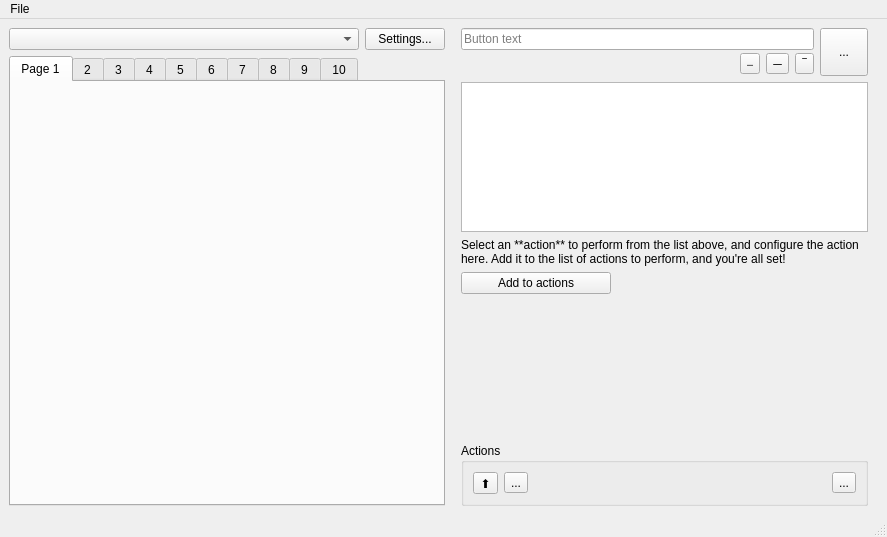
<?xml version="1.0" encoding="UTF-8"?>
<ui version="4.0">
 <class>MainWindow</class>
 <widget class="QMainWindow" name="MainWindow">
  <property name="geometry">
   <rect>
    <x>0</x>
    <y>0</y>
    <width>887</width>
    <height>537</height>
   </rect>
  </property>
  <property name="windowTitle">
   <string>Stream Deck UI</string>
  </property>
  <widget class="QWidget" name="centralwidget">
   <layout class="QVBoxLayout" name="verticalLayout_2">
    <item>
     <layout class="QVBoxLayout" name="verticalLayout">
      <item>
       <layout class="QHBoxLayout" name="horizontalLayout" stretch="0,2">
        <property name="spacing">
         <number>6</number>
        </property>
        <property name="topMargin">
         <number>0</number>
        </property>
        <item>
         <layout class="QVBoxLayout" name="verticalLayout_6">
          <item>
           <layout class="QHBoxLayout" name="horizontalLayout_4" stretch="4,1">
            <item>
             <widget class="QComboBox" name="device_list">
              <property name="minimumSize">
               <size>
                <width>350</width>
                <height>0</height>
               </size>
              </property>
             </widget>
            </item>
            <item>
             <widget class="QPushButton" name="pushButton">
              <property name="minimumSize">
               <size>
                <width>0</width>
                <height>1</height>
               </size>
              </property>
              <property name="maximumSize">
               <size>
                <width>120</width>
                <height>16777215</height>
               </size>
              </property>
              <property name="text">
               <string>Settings...</string>
              </property>
             </widget>
            </item>
           </layout>
          </item>
          <item>
           <widget class="QTabWidget" name="pages">
            <property name="autoFillBackground">
             <bool>false</bool>
            </property>
            <property name="styleSheet">
             <string notr="true">b</string>
            </property>
            <property name="currentIndex">
             <number>0</number>
            </property>
            <widget class="QWidget" name="page_1">
             <attribute name="title">
              <string>Page 1</string>
             </attribute>
             <layout class="QGridLayout" name="gridLayout_2"/>
            </widget>
            <widget class="QWidget" name="page_2">
             <attribute name="title">
              <string>2</string>
             </attribute>
             <layout class="QGridLayout" name="gridLayout_3"/>
            </widget>
            <widget class="QWidget" name="page_3">
             <attribute name="title">
              <string>3</string>
             </attribute>
             <layout class="QGridLayout" name="gridLayout_11"/>
            </widget>
            <widget class="QWidget" name="page_4">
             <attribute name="title">
              <string>4</string>
             </attribute>
             <layout class="QGridLayout" name="gridLayout_10"/>
            </widget>
            <widget class="QWidget" name="page_5">
             <attribute name="title">
              <string>5</string>
             </attribute>
             <layout class="QGridLayout" name="gridLayout_9"/>
            </widget>
            <widget class="QWidget" name="page_6">
             <attribute name="title">
              <string>6</string>
             </attribute>
             <layout class="QGridLayout" name="gridLayout_8"/>
            </widget>
            <widget class="QWidget" name="page_7">
             <attribute name="title">
              <string>7</string>
             </attribute>
             <layout class="QGridLayout" name="gridLayout_7"/>
            </widget>
            <widget class="QWidget" name="page_8">
             <attribute name="title">
              <string>8</string>
             </attribute>
             <layout class="QGridLayout" name="gridLayout_6"/>
            </widget>
            <widget class="QWidget" name="page_9">
             <attribute name="title">
              <string>9</string>
             </attribute>
             <layout class="QGridLayout" name="gridLayout_5"/>
            </widget>
            <widget class="QWidget" name="tab_10">
             <attribute name="title">
              <string>10</string>
             </attribute>
             <layout class="QGridLayout" name="gridLayout_4"/>
            </widget>
           </widget>
          </item>
         </layout>
        </item>
        <item>
         <layout class="QVBoxLayout" name="verticalLayout_4" stretch="0,0,0,0,1,0">
          <property name="spacing">
           <number>6</number>
          </property>
          <property name="leftMargin">
           <number>10</number>
          </property>
          <property name="rightMargin">
           <number>10</number>
          </property>
          <item>
           <layout class="QHBoxLayout" name="horizontalLayout_2" stretch="1,0">
            <property name="spacing">
             <number>6</number>
            </property>
            <property name="rightMargin">
             <number>0</number>
            </property>
            <property name="bottomMargin">
             <number>0</number>
            </property>
            <item>
             <layout class="QGridLayout" name="gridLayout_12">
              <property name="bottomMargin">
               <number>0</number>
              </property>
              <property name="horizontalSpacing">
               <number>0</number>
              </property>
              <property name="verticalSpacing">
               <number>3</number>
              </property>
              <item row="0" column="1">
               <widget class="QLineEdit" name="text">
                <property name="sizePolicy">
                 <sizepolicy hsizetype="MinimumExpanding" vsizetype="Fixed">
                  <horstretch>0</horstretch>
                  <verstretch>0</verstretch>
                 </sizepolicy>
                </property>
                <property name="inputMask">
                 <string/>
                </property>
                <property name="placeholderText">
                 <string>Button text</string>
                </property>
                <property name="clearButtonEnabled">
                 <bool>false</bool>
                </property>
               </widget>
              </item>
              <item row="1" column="0" colspan="2">
               <layout class="QHBoxLayout" name="horizontalLayout_3">
                <property name="spacing">
                 <number>6</number>
                </property>
                <item>
                 <spacer name="horizontalSpacer">
                  <property name="orientation">
                   <enum>Qt::Horizontal</enum>
                  </property>
                  <property name="sizeHint" stdset="0">
                   <size>
                    <width>40</width>
                    <height>20</height>
                   </size>
                  </property>
                 </spacer>
                </item>
                <item>
                 <widget class="QToolButton" name="toolButton_3">
                  <property name="text">
                   <string>⎯</string>
                  </property>
                 </widget>
                </item>
                <item>
                 <widget class="QToolButton" name="toolButton">
                  <property name="text">
                   <string>─</string>
                  </property>
                 </widget>
                </item>
                <item>
                 <widget class="QToolButton" name="toolButton_2">
                  <property name="text">
                   <string>‾</string>
                  </property>
                 </widget>
                </item>
               </layout>
              </item>
             </layout>
            </item>
            <item>
             <layout class="QVBoxLayout" name="verticalLayout_7">
              <property name="spacing">
               <number>0</number>
              </property>
              <property name="bottomMargin">
               <number>0</number>
              </property>
              <item>
               <widget class="QToolButton" name="image">
                <property name="minimumSize">
                 <size>
                  <width>48</width>
                  <height>48</height>
                 </size>
                </property>
                <property name="text">
                 <string>...</string>
                </property>
                <property name="iconSize">
                 <size>
                  <width>64</width>
                  <height>64</height>
                 </size>
                </property>
                <property name="toolButtonStyle">
                 <enum>Qt::ToolButtonTextUnderIcon</enum>
                </property>
               </widget>
              </item>
              <item>
               <spacer name="verticalSpacer_2">
                <property name="orientation">
                 <enum>Qt::Vertical</enum>
                </property>
                <property name="sizeHint" stdset="0">
                 <size>
                  <width>20</width>
                  <height>0</height>
                 </size>
                </property>
               </spacer>
              </item>
             </layout>
            </item>
           </layout>
          </item>
          <item>
           <widget class="QTreeWidget" name="tree">
            <property name="minimumSize">
             <size>
              <width>0</width>
              <height>150</height>
             </size>
            </property>
            <property name="maximumSize">
             <size>
              <width>16777215</width>
              <height>150</height>
             </size>
            </property>
            <property name="iconSize">
             <size>
              <width>24</width>
              <height>24</height>
             </size>
            </property>
            <property name="textElideMode">
             <enum>Qt::ElideLeft</enum>
            </property>
            <property name="headerHidden">
             <bool>true</bool>
            </property>
            <column>
             <property name="text">
              <string notr="true">1</string>
             </property>
            </column>
           </widget>
          </item>
          <item>
           <layout class="QVBoxLayout" name="plugin">
            <property name="spacing">
             <number>0</number>
            </property>
            <property name="topMargin">
             <number>0</number>
            </property>
            <property name="bottomMargin">
             <number>0</number>
            </property>
            <item alignment="Qt::AlignTop">
             <widget class="QLabel" name="label">
              <property name="sizePolicy">
               <sizepolicy hsizetype="Preferred" vsizetype="Preferred">
                <horstretch>0</horstretch>
                <verstretch>0</verstretch>
               </sizepolicy>
              </property>
              <property name="text">
               <string>Select an **action** to perform from the list above, and configure the action here. Add it to the list of actions to perform, and you're all set!</string>
              </property>
              <property name="textFormat">
               <enum>Qt::MarkdownText</enum>
              </property>
              <property name="alignment">
               <set>Qt::AlignLeading|Qt::AlignLeft|Qt::AlignTop</set>
              </property>
              <property name="wordWrap">
               <bool>true</bool>
              </property>
             </widget>
            </item>
           </layout>
          </item>
          <item>
           <widget class="QPushButton" name="add">
            <property name="maximumSize">
             <size>
              <width>150</width>
              <height>16777215</height>
             </size>
            </property>
            <property name="text">
             <string>Add to actions</string>
            </property>
           </widget>
          </item>
          <item>
           <spacer name="verticalSpacer">
            <property name="orientation">
             <enum>Qt::Vertical</enum>
            </property>
            <property name="sizeHint" stdset="0">
             <size>
              <width>20</width>
              <height>40</height>
             </size>
            </property>
           </spacer>
          </item>
          <item>
           <widget class="QGroupBox" name="Actions">
            <property name="title">
             <string>Actions</string>
            </property>
            <layout class="QVBoxLayout" name="verticalLayout_5">
             <item>
              <layout class="QHBoxLayout" name="horizontalLayout_7" stretch="0,0,0,0">
               <item>
                <widget class="QToolButton" name="down">
                 <property name="text">
                  <string>⬆️</string>
                 </property>
                 <property name="icon">
                  <iconset>
                   <normaloff>../art/down_arrow.png</normaloff>../art/down_arrow.png</iconset>
                 </property>
                 <property name="checkable">
                  <bool>true</bool>
                 </property>
                </widget>
               </item>
               <item>
                <widget class="QToolButton" name="up">
                 <property name="text">
                  <string>...</string>
                 </property>
                 <property name="icon">
                  <iconset>
                   <normaloff>../art/up_arrow.png</normaloff>../art/up_arrow.png</iconset>
                 </property>
                 <property name="checkable">
                  <bool>true</bool>
                 </property>
                 <property name="checked">
                  <bool>false</bool>
                 </property>
                </widget>
               </item>
               <item>
                <spacer name="horizontalSpacer_actions">
                 <property name="orientation">
                  <enum>Qt::Horizontal</enum>
                 </property>
                 <property name="sizeHint" stdset="0">
                  <size>
                   <width>40</width>
                   <height>20</height>
                  </size>
                 </property>
                </spacer>
               </item>
               <item>
                <widget class="QToolButton" name="remove">
                 <property name="text">
                  <string>...</string>
                 </property>
                 <property name="icon">
                  <iconset>
                   <normaloff>../art/trash.png</normaloff>../art/trash.png</iconset>
                 </property>
                </widget>
               </item>
              </layout>
             </item>
            </layout>
           </widget>
          </item>
         </layout>
        </item>
       </layout>
      </item>
     </layout>
    </item>
   </layout>
  </widget>
  <widget class="QMenuBar" name="menubar">
   <property name="geometry">
    <rect>
     <x>0</x>
     <y>0</y>
     <width>887</width>
     <height>22</height>
    </rect>
   </property>
   <widget class="QMenu" name="menuFile">
    <property name="title">
     <string>File</string>
    </property>
    <addaction name="actionImport"/>
    <addaction name="actionExport"/>
    <addaction name="separator"/>
    <addaction name="actionPreferences"/>
    <addaction name="separator"/>
    <addaction name="actionExit"/>
   </widget>
   <addaction name="menuFile"/>
  </widget>
  <widget class="QStatusBar" name="statusbar"/>
  <action name="actionImport">
   <property name="text">
    <string>Import</string>
   </property>
  </action>
  <action name="actionExport">
   <property name="text">
    <string>Export</string>
   </property>
  </action>
  <action name="actionExit">
   <property name="text">
    <string>Exit</string>
   </property>
  </action>
  <action name="actionPreferences">
   <property name="text">
    <string>Preferences...</string>
   </property>
  </action>
 </widget>
 <resources/>
 <connections/>
</ui>
